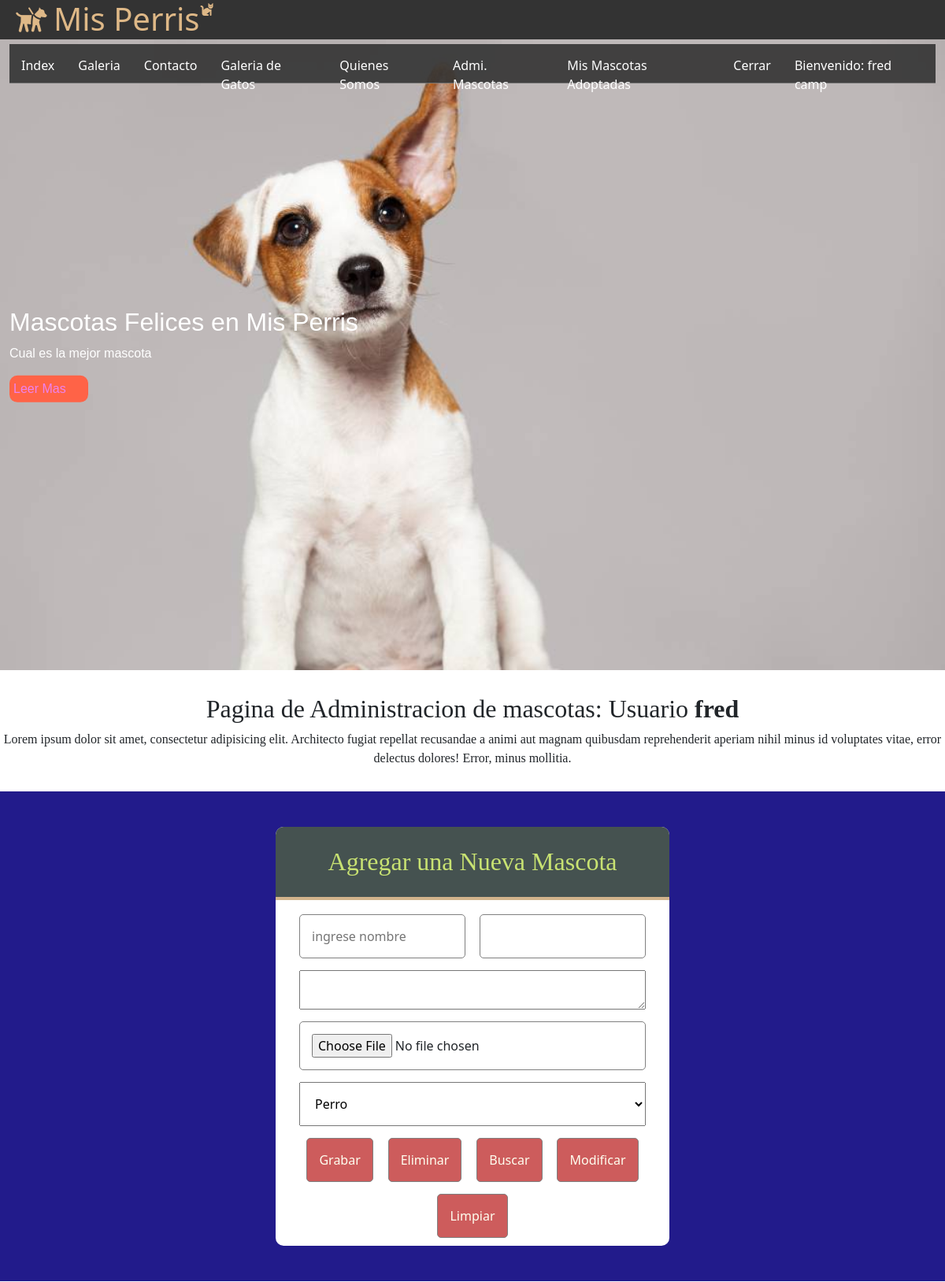
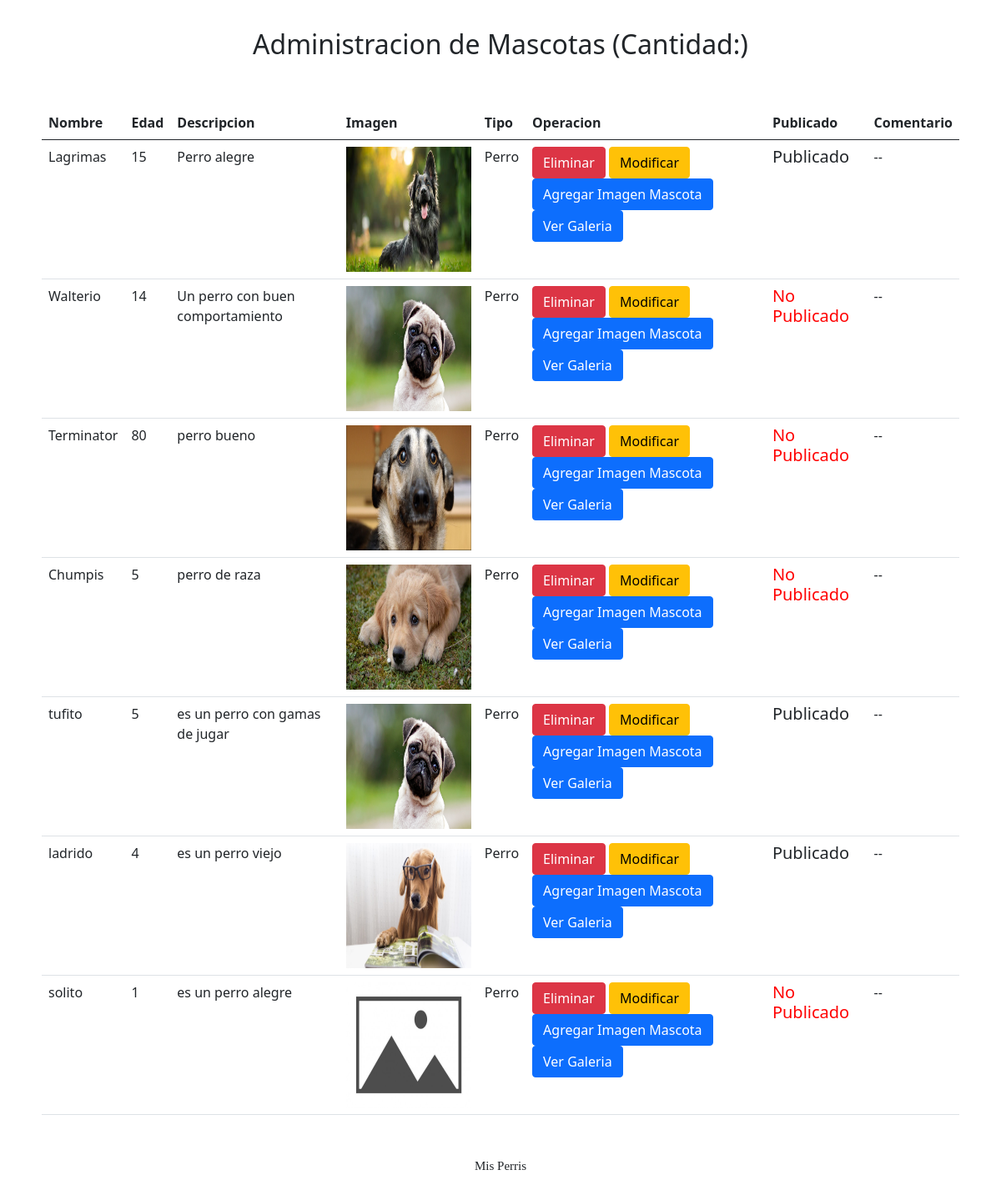
The app's page /modificar/ (signed in) with its own data (2 pictures, top to bottom).
### misPerris/models.py (models this page shows, shortened)
class Mascota(models.Model):
    nombre = models.CharField(primary_key=True,max_length=50)
    edad = models.IntegerField()
    descripcion = models.TextField()
    imagen = models.ImageField(upload_to='mascotas',default='mascotas/defecto.jpg')
    publicar = models.BooleanField(default=False)
    comentario= models.TextField(default='--')
    usuario = models.CharField(null=True,max_length=45)
    tipo = models.ForeignKey(TipoMascota, on_delete=models.CASCADE)
    dueno = models.CharField(max_length=45,default='--')

class TipoMascota(models.Model):
    nombre = models.CharField(primary_key=True,max_length=45)
    annos = models.IntegerField()
    imagen = models.ImageField(upload_to='tipos',null=True)

### misPerris/views.py (the view, shortened to what this page needs)
# urls.py: path('modificar/',formulario_modificar,name='MODI'),
@login_required(login_url='/login/')
@permission_required('misPerris.change_mascota',login_url='/login/')
def formulario_modificar(request):
    nom_user = request.user.username
    mensaje=""
    tipos = TipoMascota.objects.all() # select * from TipoMascota
    mascotas = Mascota.objects.filter(usuario=nom_user)
    contexto={"tipos":tipos,"mascotas":mascotas,"mensaje":mensaje}
    return render(request, "formulario.html",contexto)

### misPerris/templates/formulario.html (shortened to what this page needs)
{% extends "base.html" %}
{% load static %}
{% block css %}
<link rel="stylesheet" href="{% static 'css/formuario.css' %}">
<link href="https://cdn.jsdelivr.net/npm/bootstrap@5.0.1/dist/css/bootstrap.min.css" rel="stylesheet"
>
{% endblock css %}
{% block contenido %}
<section id="bienvenida">
    <h2>Pagina de Administracion de mascotas: Usuario <b>{{user.username}} </b></h2>
    <p>Lorem ipsum dolor sit amet, consectetur adipisicing elit. Architecto fugiat repellat recusandae a animi
        aut magnam quibusdam reprehenderit aperiam nihil minus id voluptates vitae, error delectus dolores!
        Error, minus mollitia.</p>
</section>
<section id="formulario">
    <form class="form-registro" id="formu" action="{% url 'FORMU' %}" method="POST" enctype="multipart/form-data">
        <h2 class="form-titulo">Agregar una Nueva Mascota</h2>
        <div class="contenedor-imp">
            <input class="col-48" type="text" name="txtNombre" id="txtNombre" placeholder="ingrese nombre"
                pattern="[A-Za-z ]{3,25}" title="recuerde que es un nombre">
            <input class="col-48" type="number" name="txtEdad" id="txtEdad">
            <textarea class="col-100" style="margin-top: 15px;margin-bottom: 15px;" name="txtDesc"
                id="txtDesc"></textarea>
            <input class="col-100" type="file" name="txtImg" id="txtImg">
            <select class="col-100" style="margin-top: 15px;padding: 15px;" name="cboTipo" id="cboTipo">
                {% for item in tipos %}
                <option value="{{item.nombre}}">{{item.nombre}}</option>
                {% endfor %}
            </select>
            <input class="btn-enviar" type="submit" value="Grabar">
            <input class="btn-enviar" type="submit" value="Eliminar">
            <input class="btn-enviar" type="submit" value="Buscar">
            <input class="btn-enviar" type="submit" value="Modificar">
            <input class="btn-enviar" type="reset" value="Limpiar">
        </div>
    </form>
</section>
<div style="text-align: center;font-size: xx-large;">Administracion de Mascotas (Cantidad:{{cant}})</div>
<section>
    <div id="listado" style="margin:50px;">
        <table class="table">
            <thead>
                <tr>
                    <th>Nombre</th>
                    <th>Edad</th>
                    <th>Descripcion</th>
                    <th>Imagen</th>
                    <th>Tipo</th>
                    <th>Operacion</th>
                    <th>Publicado</th>
                    <th>Comentario</th>
                </tr>
            </thead>
            <tbody>
                {% for reg in mascotas %}
                <tr>
                    <td>{{reg.nombre}}</td>
                    <td>{{reg.edad}}</td>
                    <td>{{reg.descripcion}}</td>
                    <td>
                        <img src="{{reg.imagen.url}}" width="150px" height="150px">
                    </td>
                    <td>{{reg.tipo.nombre}}</td>
                    <td>
                        {% if reg.comentario != 'Adoptada' %}
                        <button class="btn btn-danger" onclick="eliminar('{{reg.nombre}}')">Eliminar</button>
                        <button class="btn btn-warning" onclick="modificar('{{reg.nombre}}')">Modificar</button>
                        <button class="btn btn-primary" onclick="agregar_imagen('{{reg.nombre}}')" data-bs-toggle="modal"
                            data-bs-target="#exampleModal">Agregar Imagen Mascota</button>
                            <button class="btn btn-primary" onclick="info_mascota('{{reg.nombre}}')">Ver Galeria</button>
                        {% endif %}
                    </td>
                    <td>
                        {% if reg.publicar %}
                        <h5>Publicado</h5>
                        {% else %}
                        {% if reg.comentario != 'Adoptada' %}
                        <div style="color: red;">
                            <h5>No Publicado</h5>
                        </div>
                        {% endif %}
                        {% endif %}
                    </td>
                    <td>
                        <div>
                            {% if reg.comentario == 'Adoptada' %}
                            <div style="color: green;">Mascota Adoptada</div>
                            {% else %}
                            {{reg.comentario}}
                            {% endif %}
                        </div>
                    </td>
                </tr>
                {% endfor %}
            </tbody>
        </table>
    </div>
</section>
{% endblock contenido %}

### misPerris/templates/base.html (shortened to what this page needs)
{% load static %}
<!DOCTYPE html>
<html lang="en">
<head>
    <link rel="stylesheet" href="{% static '/css/estilo.css' %}">
    <link rel="stylesheet" href="{% static '/css/fontello.css' %}">
    {% block css %}
    {% endblock css %}
</head>
<body>
    <header>
        <div class="contenedor">
            <h1 class="icon-guidedog">Mis Perris</h1>
            <label class="fas fa-cat" for="menu-bar">
            </label>
            <nav class="menu">
                <a href="{% url 'IND' %}">Index</a>
                <a href="{% url 'GALE' %}">Galeria</a>
                <a href="">Contacto</a>
                <a href="{% url 'FILTROTM' 'Gatos' %}">Galeria de Gatos</a>
                <a href="">Quienes Somos</a>
                {% if user.is_authenticated %}
                    <a href="{% url 'FORMU' %}">Admi. Mascotas</a>
                    <a href="{% url 'ADMUSER' %}">Mis Mascotas Adoptadas</a>
                    <a href="{% url 'CERRAR' %}">Cerrar</a>
                    <a href="">Bienvenido: {{user.first_name}} {{user.last_name}}</a>
                {% else %}
                    <a href="{% url 'LOGIN' %}">Login</a>
                    <a href="{% url 'CREARU' %}">Crear Usuario</a>
                {% endif%}
            </nav>
        </div>
    </header>
    <main>
        <section id="banner">
            <img src="{% static 'img/1529929537_419627_1529933291_noticia_normal.jpg' %}" alt="">
            <div class="contenedor">
                <h2>Mascotas Felices en Mis Perris</h2>
                <p>Cual es la mejor mascota</p>
                <a href="">Leer Mas</a>
            </div>
        </section>
    {% block contenido %}
    {% endblock contenido %}
    </main>
    <footer>
        <div class="contenedor">
            <p>Mis Perris</p>
        </div>
    </footer>
</body>
</html>

### misPerris/static/css/estilo.css (style rules this page uses)
* { margin: 0; padding: 0; box-sizing: border-box; }
header { width: 100%; height: 50px; background:#333; color: burlywood; position: fixed; top: 0; left: 0; z-index: 100; }
h1 { float: left; }
.contenedor { width: 98%; margin: auto; }
header .contenedor { display: table; }
section { width: 100%; margin-bottom: 30px; }
#bienvenida { text-align: center; font-family: cursive; }
footer { font-family: cursive; text-align: center; height: 100px; font-size: 15px; }

### misPerris/static/css/formuario.css (style rules this page uses)
#formulario { background: rgb(34, 27, 139); padding: 45px; }
.form-titulo { background: rgb(69, 82, 80); color: rgb(200, 226, 114); padding: 25px; text-align: center; font-family: cursive; border-top-left-radius: 10px; border-top-right-radius: 10px; border-bottom: solid 4px tan; }
.form-registro { width: 95%; max-width: 500px; margin: auto; background: white; border-radius: 10px ; }
.contenedor-imp { padding: 10px 30px; display: flex; flex-wrap: wrap; justify-content: space-between; }
input { padding: 15px; margin-top: 10px; border-radius: 5px; border: solid 1px gray }
.col-48 { width: 48%; }
.col-100 { width: 100%; }
.btn-enviar { background: indianred; color: ivory; margin:auto; margin-top: 15px; cursor: pointer; }

### misPerris/static/css/menu.css (style rules this page uses)
.menu { position: absolute; top: 50px; left: 0; width: 100%; height: 100vh; background: rgb(51, 51, 51, 0.9); transition: all 1.5s; transform: translateX(-100%); }
.menu a { display: block; color: white; height: 50px; text-decoration: none; padding: 15px; border-bottom: solid 1px rgb(255, 255, 255, 0.3); }
@media (min-width:1024px) { .menu { position: static; width: auto; height: auto; float: right; display: flex; transform: translateX(0%); } }

### misPerris/static/css/banner.css (style rules this page uses)
#banner { margin-top: 50px; position: relative; }
#banner img { width: 100%; }
#banner .contenedor { position: absolute; top: 50%; left: 50%; color: white; font-family: Arial, Helvetica, sans-serif; transform: translateX(-50%) translateY(-50%); }
#banner a { display: block; width: 100px; color: violet; background: tomato; text-decoration: none; margin-top: 15px; padding: 5px; border-radius: 10px; }

### records on screen
Mascota: nombre "Lagrimas", edad "15", descripcion "Perro alegre", imagen (picture), tipo.nombre "Perro", publicar "Publicado", comentario "--"
Mascota: nombre "Walterio", edad "14", descripcion "Un perro con buen comportamiento", imagen (picture), tipo.nombre "Perro", publicar "No Publicado", comentario "--"
Mascota: nombre "Terminator", edad "80", descripcion "perro bueno", imagen (picture), tipo.nombre "Perro", publicar "No Publicado", comentario "--"
Mascota: nombre "Chumpis", edad "5", descripcion "perro de raza", imagen (picture), tipo.nombre "Perro", publicar "No Publicado", comentario "--"
Mascota: nombre "tufito", edad "5", descripcion "es un perro con gamas de jugar", imagen (picture), tipo.nombre "Perro", publicar "Publicado", comentario "--"
Mascota: nombre "ladrido", edad "4", descripcion "es un perro viejo", imagen (picture), tipo.nombre "Perro", publicar "Publicado", comentario "--"
Mascota: nombre "solito", edad "1", descripcion "es un perro alegre", imagen (picture), tipo.nombre "Perro", publicar "No Publicado", comentario "--"

### other values on screen
{{ user.first_name }} "fred"
{{ user.last_name }} "camp"
{{ user.username }} "fred"
form field cboTipo "Perro"
